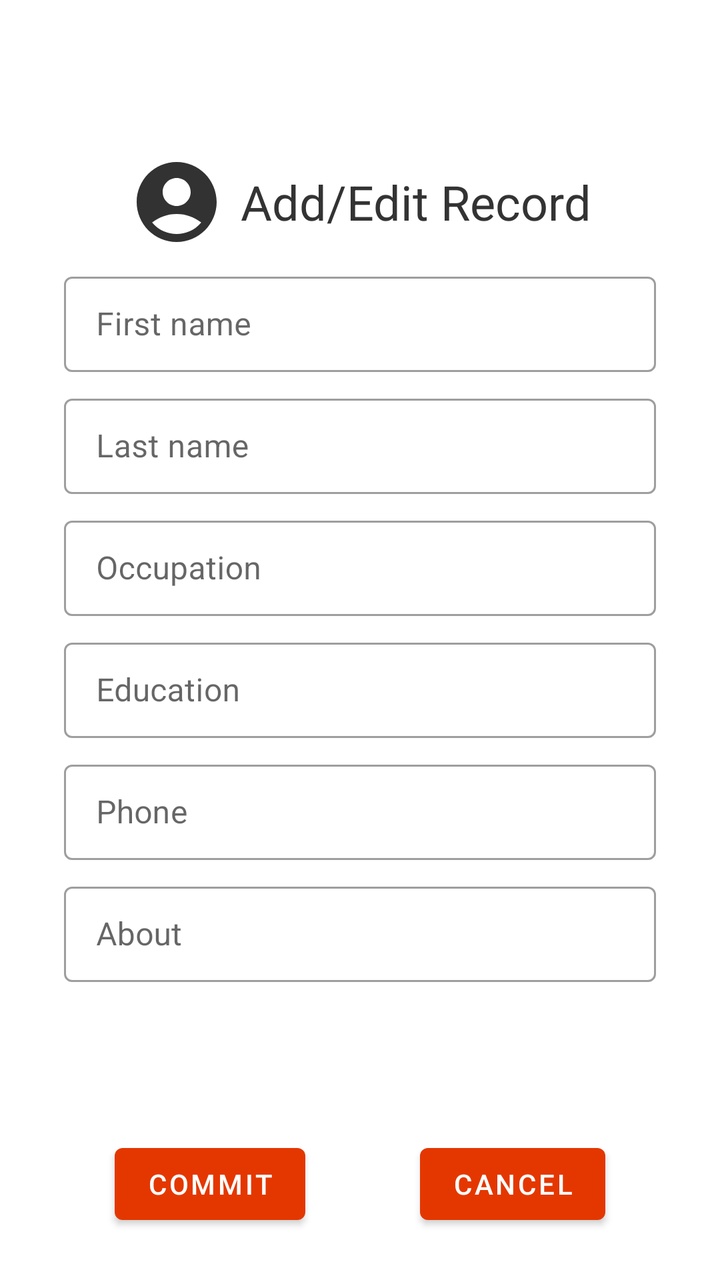
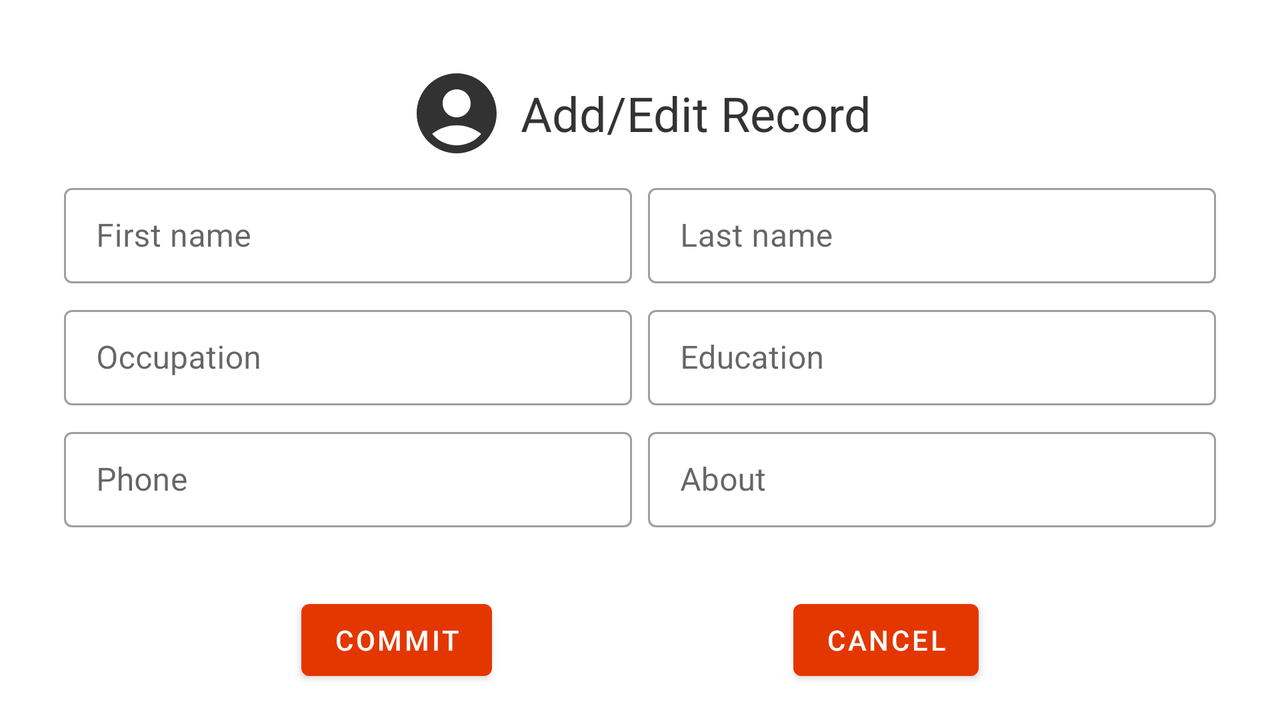

First picture: res/layout/ on a phone held upright. Second picture: the repository's own variant of that layout, on a device whose configuration matches the variant's folder. Source for both follows.
<!-- AndroidManifest.xml: application theme Theme.CrudProject -->
<!-- res/layout/fragment_user_edit.xml -->
<?xml version="1.0" encoding="utf-8"?>
<androidx.constraintlayout.widget.ConstraintLayout xmlns:android="http://schemas.android.com/apk/res/android"
    xmlns:app="http://schemas.android.com/apk/res-auto"
    xmlns:tools="http://schemas.android.com/tools"
    android:id="@+id/useredit_root_layout"
    android:layout_width="match_parent"
    android:layout_height="match_parent"
    tools:context=".ui.UserEditFragment">

    <Button
        android:id="@+id/useredit_commit_button"
        android:layout_width="wrap_content"
        android:layout_height="wrap_content"
        android:layout_marginBottom="24dp"
        android:text="@string/commit"
        app:icon="@drawable/ic_baseline_check_circle_24"
        app:layout_constraintBottom_toBottomOf="parent"
        app:layout_constraintEnd_toStartOf="@+id/useredit_cancel_button"
        app:layout_constraintStart_toStartOf="parent" />

    <Button
        android:id="@+id/useredit_cancel_button"
        android:layout_width="wrap_content"
        android:layout_height="wrap_content"
        android:layout_marginBottom="24dp"
        android:text="@android:string/cancel"
        app:icon="@drawable/ic_baseline_cancel_24"
        app:layout_constraintBottom_toBottomOf="parent"
        app:layout_constraintEnd_toEndOf="parent"
        app:layout_constraintStart_toEndOf="@+id/useredit_commit_button" />

    <androidx.constraintlayout.widget.ConstraintLayout
        android:layout_width="0dp"
        android:layout_height="wrap_content"
        android:padding="32dp"
        app:layout_constraintBottom_toTopOf="@+id/useredit_commit_button"
        app:layout_constraintEnd_toEndOf="parent"
        app:layout_constraintHorizontal_bias="0.0"
        app:layout_constraintStart_toStartOf="parent"
        app:layout_constraintTop_toTopOf="parent">

        <TextView
            android:id="@+id/useredit_title"
            android:layout_width="wrap_content"
            android:layout_height="wrap_content"
            android:drawableStart="@drawable/ic_baseline_account_circle_24"
            android:drawablePadding="8dp"
            android:gravity="center_vertical"
            android:text="Add/Edit Record"
            android:textAppearance="@style/TextNormal_24pt"
            app:layout_constraintEnd_toEndOf="parent"
            app:layout_constraintStart_toStartOf="parent"
            app:layout_constraintTop_toTopOf="parent" />

        <com.google.android.material.textfield.TextInputLayout
            android:id="@+id/useredit_firstname_layout"
            style="@style/Widget.MaterialComponents.TextInputLayout.OutlinedBox.Dense"
            android:layout_width="0dp"
            android:layout_height="wrap_content"
            android:layout_marginTop="8dp"
            android:hint="First name"
            app:endIconMode="none"
            app:layout_constraintEnd_toEndOf="parent"
            app:layout_constraintStart_toStartOf="parent"
            app:layout_constraintTop_toBottomOf="@+id/useredit_title">

            <com.google.android.material.textfield.TextInputEditText
                android:id="@+id/useredit_firstname_edittext"
                android:layout_width="match_parent"
                android:layout_height="wrap_content"
                android:imeOptions="actionNext"
                android:singleLine="true"/>

        </com.google.android.material.textfield.TextInputLayout>

        <com.google.android.material.textfield.TextInputLayout
            android:id="@+id/useredit_lastname_layout"
            style="@style/Widget.MaterialComponents.TextInputLayout.OutlinedBox.Dense"
            android:layout_width="0dp"
            android:layout_height="wrap_content"
            android:layout_marginTop="8dp"
            android:hint="Last name"
            app:layout_constraintEnd_toEndOf="parent"
            app:layout_constraintStart_toStartOf="parent"
            app:layout_constraintTop_toBottomOf="@+id/useredit_firstname_layout">

            <com.google.android.material.textfield.TextInputEditText
                android:id="@+id/useredit_lastname_edittext"
                android:layout_width="match_parent"
                android:layout_height="wrap_content"
                android:imeOptions="actionNext"
                android:singleLine="true"/>
        </com.google.android.material.textfield.TextInputLayout>

        <com.google.android.material.textfield.TextInputLayout
            android:id="@+id/useredit_occupation_layout"
            style="@style/Widget.MaterialComponents.TextInputLayout.OutlinedBox.Dense"
            android:layout_width="0dp"
            android:layout_height="wrap_content"
            android:layout_marginTop="8dp"
            android:hint="Occupation"
            app:layout_constraintEnd_toEndOf="parent"
            app:layout_constraintStart_toStartOf="parent"
            app:layout_constraintTop_toBottomOf="@+id/useredit_lastname_layout">

            <com.google.android.material.textfield.TextInputEditText
                android:id="@+id/useredit_occupation_edittext"
                android:layout_width="match_parent"
                android:layout_height="wrap_content"
                android:imeOptions="actionNext"
                android:singleLine="true"/>
        </com.google.android.material.textfield.TextInputLayout>

        <com.google.android.material.textfield.TextInputLayout
            android:id="@+id/useredit_education_layout"
            style="@style/Widget.MaterialComponents.TextInputLayout.OutlinedBox.Dense"
            android:layout_width="0dp"
            android:layout_height="wrap_content"
            android:layout_marginTop="8dp"
            android:hint="Education"
            app:layout_constraintEnd_toEndOf="parent"
            app:layout_constraintStart_toStartOf="parent"
            app:layout_constraintTop_toBottomOf="@+id/useredit_occupation_layout">

            <com.google.android.material.textfield.TextInputEditText
                android:id="@+id/useredit_education_edittext"
                android:layout_width="match_parent"
                android:layout_height="wrap_content"
                android:imeOptions="actionNext"
                android:singleLine="true"/>
        </com.google.android.material.textfield.TextInputLayout>

        <com.google.android.material.textfield.TextInputLayout
            android:id="@+id/useredit_phone_layout"
            style="@style/Widget.MaterialComponents.TextInputLayout.OutlinedBox.Dense"
            android:layout_width="0dp"
            android:layout_height="wrap_content"
            android:layout_marginTop="8dp"
            android:hint="Phone"
            app:layout_constraintEnd_toEndOf="parent"
            app:layout_constraintStart_toStartOf="parent"
            app:layout_constraintTop_toBottomOf="@+id/useredit_education_layout">

            <com.google.android.material.textfield.TextInputEditText
                android:id="@+id/useredit_phone_edittext"
                android:layout_width="match_parent"
                android:layout_height="wrap_content"
                android:imeOptions="actionNext"
                android:inputType="phone"
                android:singleLine="true"/>
        </com.google.android.material.textfield.TextInputLayout>

        <com.google.android.material.textfield.TextInputLayout
            android:id="@+id/useredit_about_layout"
            style="@style/Widget.MaterialComponents.TextInputLayout.OutlinedBox.Dense"
            android:layout_width="0dp"
            android:layout_height="wrap_content"
            android:layout_marginTop="8dp"
            android:hint="About"
            app:layout_constraintEnd_toEndOf="parent"
            app:layout_constraintStart_toStartOf="parent"
            app:layout_constraintTop_toBottomOf="@+id/useredit_phone_layout">

            <com.google.android.material.textfield.TextInputEditText
                android:id="@+id/useredit_about_edittext"
                android:layout_width="match_parent"
                android:layout_height="wrap_content"
                android:imeOptions="actionDone"
                android:singleLine="true"/>
        </com.google.android.material.textfield.TextInputLayout>
    </androidx.constraintlayout.widget.ConstraintLayout>
</androidx.constraintlayout.widget.ConstraintLayout>
<!-- resources referenced by this layout -->
<resources>
  <!-- drawable ic_baseline_account_circle_24 (drawable) -->
  <vector android:height="48dp" android:tint="#323232"
      android:viewportHeight="24" android:viewportWidth="24"
      android:width="48dp" xmlns:android="http://schemas.android.com/apk/res/android">
      <path android:fillColor="@android:color/white" android:pathData="M12,2C6.48,2 2,6.48 2,12s4.48,10 10,10s10,-4.48 10,-10S17.52,2 12,2zM12,6c1.93,0 3.5,1.57 3.5,3.5S13.93,13 12,13s-3.5,-1.57 -3.5,-3.5S10.07,6 12,6zM12,20c-2.03,0 -4.43,-0.82 -6.14,-2.88C7.55,15.8 9.68,15 12,15s4.45,0.8 6.14,2.12C16.43,19.18 14.03,20 12,20z"/>
  </vector>
  <string name="commit">Commit</string>
  <style name="TextNormal_24pt" parent="TextAppearance.AppCompat">
          <item name="android:textColor">@color/dark_grey</item>
          <item name="android:textSize">24sp</item>
      </style>
  <style name="Theme.CrudProject" parent="Theme.MaterialComponents.DayNight.DarkActionBar">
          
          <item name="colorPrimary">@color/red</item>
          <item name="colorPrimaryVariant">@color/dark_red</item>
          <item name="colorOnPrimary">@color/white</item>
          
          <item name="colorSecondary">@color/red</item>
          <item name="colorSecondaryVariant">@color/dark_red</item>
          <item name="colorOnSecondary">@color/white</item>
          
          <item name="android:statusBarColor" tools:targetApi="l">?attr/colorPrimaryVariant</item>
          
          <item name="colorContainer">@color/white</item>
          <item name="android:navigationBarColor">?attr/colorPrimaryVariant</item>
      </style>
  <color name="dark_grey">#FF333333</color>
  <color name="red">#FFE43700</color>
  <color name="dark_red">#FFD43700</color>
  <color name="white">#FFFFFFFF</color>
</resources>
<!-- res/layout-land/fragment_user_edit.xml (the repository's variant of the layout above) -->
<!-- drawn on the phone turned sideways -->
<?xml version="1.0" encoding="utf-8"?>
<androidx.constraintlayout.widget.ConstraintLayout xmlns:android="http://schemas.android.com/apk/res/android"
    xmlns:app="http://schemas.android.com/apk/res-auto"
    xmlns:tools="http://schemas.android.com/tools"
    android:id="@+id/useredit_root_layout"
    android:layout_width="match_parent"
    android:layout_height="match_parent"
    tools:context=".ui.UserEditFragment">

    <Button
        android:id="@+id/useredit_commit_button"
        android:layout_width="wrap_content"
        android:layout_height="wrap_content"
        android:layout_marginBottom="16dp"
        android:text="@string/commit"
        app:icon="@drawable/ic_baseline_check_circle_24"
        app:layout_constraintBottom_toBottomOf="parent"
        app:layout_constraintEnd_toStartOf="@+id/useredit_cancel_button"
        app:layout_constraintStart_toStartOf="parent" />

    <Button
        android:id="@+id/useredit_cancel_button"
        android:layout_width="wrap_content"
        android:layout_height="wrap_content"
        android:layout_marginBottom="16dp"
        android:text="@android:string/cancel"
        app:icon="@drawable/ic_baseline_cancel_24"
        app:layout_constraintBottom_toBottomOf="parent"
        app:layout_constraintEnd_toEndOf="parent"
        app:layout_constraintStart_toEndOf="@+id/useredit_commit_button" />

    <androidx.constraintlayout.widget.ConstraintLayout
        android:layout_width="0dp"
        android:layout_height="wrap_content"
        android:padding="32dp"
        app:layout_constraintBottom_toTopOf="@+id/useredit_commit_button"
        app:layout_constraintEnd_toEndOf="parent"
        app:layout_constraintHorizontal_bias="0.0"
        app:layout_constraintStart_toStartOf="parent"
        app:layout_constraintTop_toTopOf="parent">

        <TextView
            android:id="@+id/useredit_title"
            android:layout_width="wrap_content"
            android:layout_height="wrap_content"
            android:drawableStart="@drawable/ic_baseline_account_circle_24"
            android:drawablePadding="8dp"
            android:gravity="center_vertical"
            android:text="Add/Edit Record"
            android:textAppearance="@style/TextNormal_24pt"
            app:layout_constraintEnd_toEndOf="parent"
            app:layout_constraintStart_toStartOf="parent"
            app:layout_constraintTop_toTopOf="parent" />

        <com.google.android.material.textfield.TextInputLayout
            android:id="@+id/useredit_firstname_layout"
            style="@style/Widget.MaterialComponents.TextInputLayout.OutlinedBox.Dense"
            android:layout_width="0dp"
            android:layout_height="wrap_content"
            android:layout_marginTop="8dp"
            android:layout_marginEnd="8dp"
            android:hint="First name"
            app:endIconMode="none"
            app:layout_constraintEnd_toStartOf="@+id/useredit_lastname_layout"
            app:layout_constraintStart_toStartOf="parent"
            app:layout_constraintTop_toBottomOf="@+id/useredit_title">

            <com.google.android.material.textfield.TextInputEditText
                android:id="@+id/useredit_firstname_edittext"
                android:layout_width="match_parent"
                android:layout_height="wrap_content"
                android:imeOptions="actionNext"
                android:singleLine="true" />

        </com.google.android.material.textfield.TextInputLayout>

        <com.google.android.material.textfield.TextInputLayout
            android:id="@+id/useredit_lastname_layout"
            style="@style/Widget.MaterialComponents.TextInputLayout.OutlinedBox.Dense"
            android:layout_width="0dp"
            android:layout_height="wrap_content"
            android:layout_marginTop="8dp"
            android:hint="Last name"
            app:layout_constraintEnd_toEndOf="parent"
            app:layout_constraintStart_toEndOf="@+id/useredit_firstname_layout"
            app:layout_constraintTop_toBottomOf="@+id/useredit_title">

            <com.google.android.material.textfield.TextInputEditText
                android:id="@+id/useredit_lastname_edittext"
                android:layout_width="match_parent"
                android:layout_height="wrap_content"
                android:imeOptions="actionNext"
                android:singleLine="true" />
        </com.google.android.material.textfield.TextInputLayout>

        <com.google.android.material.textfield.TextInputLayout
            android:id="@+id/useredit_occupation_layout"
            style="@style/Widget.MaterialComponents.TextInputLayout.OutlinedBox.Dense"
            android:layout_width="0dp"
            android:layout_height="wrap_content"
            android:layout_marginTop="8dp"
            android:layout_marginEnd="8dp"
            android:hint="Occupation"
            app:layout_constraintEnd_toStartOf="@+id/useredit_education_layout"
            app:layout_constraintStart_toStartOf="parent"
            app:layout_constraintTop_toBottomOf="@+id/useredit_lastname_layout">

            <com.google.android.material.textfield.TextInputEditText
                android:id="@+id/useredit_occupation_edittext"
                android:layout_width="match_parent"
                android:layout_height="wrap_content"
                android:imeOptions="actionNext"
                android:singleLine="true" />
        </com.google.android.material.textfield.TextInputLayout>

        <com.google.android.material.textfield.TextInputLayout
            android:id="@+id/useredit_education_layout"
            style="@style/Widget.MaterialComponents.TextInputLayout.OutlinedBox.Dense"
            android:layout_width="0dp"
            android:layout_height="wrap_content"
            android:layout_marginTop="8dp"
            android:hint="Education"
            app:layout_constraintEnd_toEndOf="parent"
            app:layout_constraintStart_toEndOf="@+id/useredit_occupation_layout"
            app:layout_constraintTop_toBottomOf="@+id/useredit_lastname_layout">

            <com.google.android.material.textfield.TextInputEditText
                android:id="@+id/useredit_education_edittext"
                android:layout_width="match_parent"
                android:layout_height="wrap_content"
                android:imeOptions="actionNext"
                android:singleLine="true" />
        </com.google.android.material.textfield.TextInputLayout>

        <com.google.android.material.textfield.TextInputLayout
            android:id="@+id/useredit_phone_layout"
            style="@style/Widget.MaterialComponents.TextInputLayout.OutlinedBox.Dense"
            android:layout_width="0dp"
            android:layout_height="wrap_content"
            android:layout_marginTop="8dp"
            android:layout_marginEnd="8dp"
            android:hint="Phone"
            app:layout_constraintEnd_toStartOf="@+id/useredit_about_layout"
            app:layout_constraintStart_toStartOf="parent"
            app:layout_constraintTop_toBottomOf="@+id/useredit_education_layout">

            <com.google.android.material.textfield.TextInputEditText
                android:id="@+id/useredit_phone_edittext"
                android:layout_width="match_parent"
                android:layout_height="wrap_content"
                android:imeOptions="actionNext"
                android:inputType="phone"
                android:singleLine="true" />
        </com.google.android.material.textfield.TextInputLayout>

        <com.google.android.material.textfield.TextInputLayout
            android:id="@+id/useredit_about_layout"
            style="@style/Widget.MaterialComponents.TextInputLayout.OutlinedBox.Dense"
            android:layout_width="0dp"
            android:layout_height="wrap_content"
            android:layout_marginTop="8dp"
            android:hint="About"
            app:layout_constraintEnd_toEndOf="parent"
            app:layout_constraintStart_toEndOf="@+id/useredit_phone_layout"
            app:layout_constraintTop_toBottomOf="@+id/useredit_education_layout">

            <com.google.android.material.textfield.TextInputEditText
                android:id="@+id/useredit_about_edittext"
                android:layout_width="match_parent"
                android:layout_height="wrap_content"
                android:imeOptions="actionDone"
                android:singleLine="true" />
        </com.google.android.material.textfield.TextInputLayout>
    </androidx.constraintlayout.widget.ConstraintLayout>
</androidx.constraintlayout.widget.ConstraintLayout>
